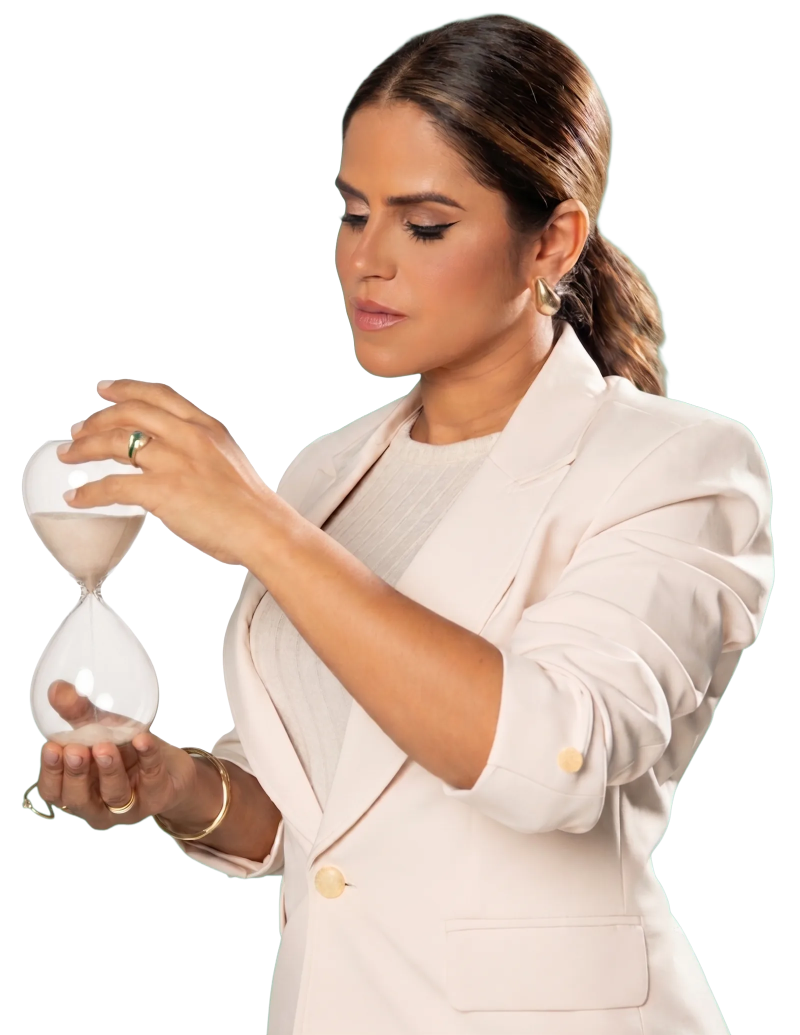
#> input picture assets/home/hero-ampulheta-1600.webp, 1600 x 2070 px, found by its file name (shown at 1/2 size)
$ python gen-hero-1200.py
#> lines starting #> are read from the running program, lines starting #| are printed output that depends on the picture
# scripts/gen-hero-1200.py  (one-off; pode ser descartado após a fase)
from PIL import Image

SRC = "assets/home/hero-ampulheta-1600.webp"
OUT = "assets/home/hero-ampulheta-1200.webp"
TARGET_W = 1200

src = Image.open(SRC)
#> src is the input picture: PIL image 1600x2070 RGBA; mean R, G, B, A 115.5, 99.1, 89.3, 140.9
w, h = src.size                       # 1600 x 2070
#> w = 1600; h = 2070
assert (w, h) == (1600, 2070), f"master inesperado: {w}x{h}"

th = round(h * TARGET_W / w)          # 1553  (2070 * 0.75 = 1552.5, arredonda p/ cima)
#> th = 1552
out = src.convert("RGB").resize((TARGET_W, th), Image.LANCZOS)
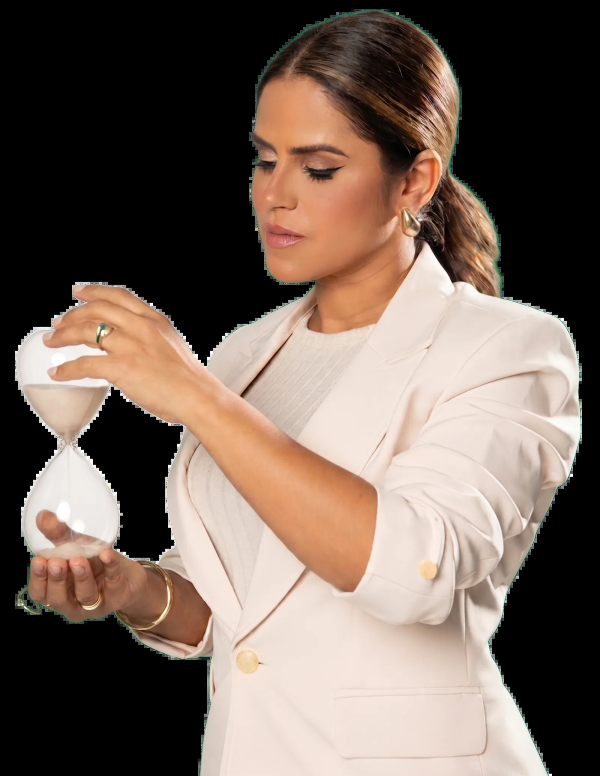
#> out: PIL image 1200x1552 RGB (shown at 1/2 size); mean R, G, B 115.5, 99.2, 89.3
out.save(OUT, "WEBP", quality=82, method=6)

import os
print(f"{OUT}: {TARGET_W}x{th}, {os.path.getsize(OUT)} bytes")
#| assets/home/hero-ampulheta-1200.webp: 1200x1552, 70342 bytes
